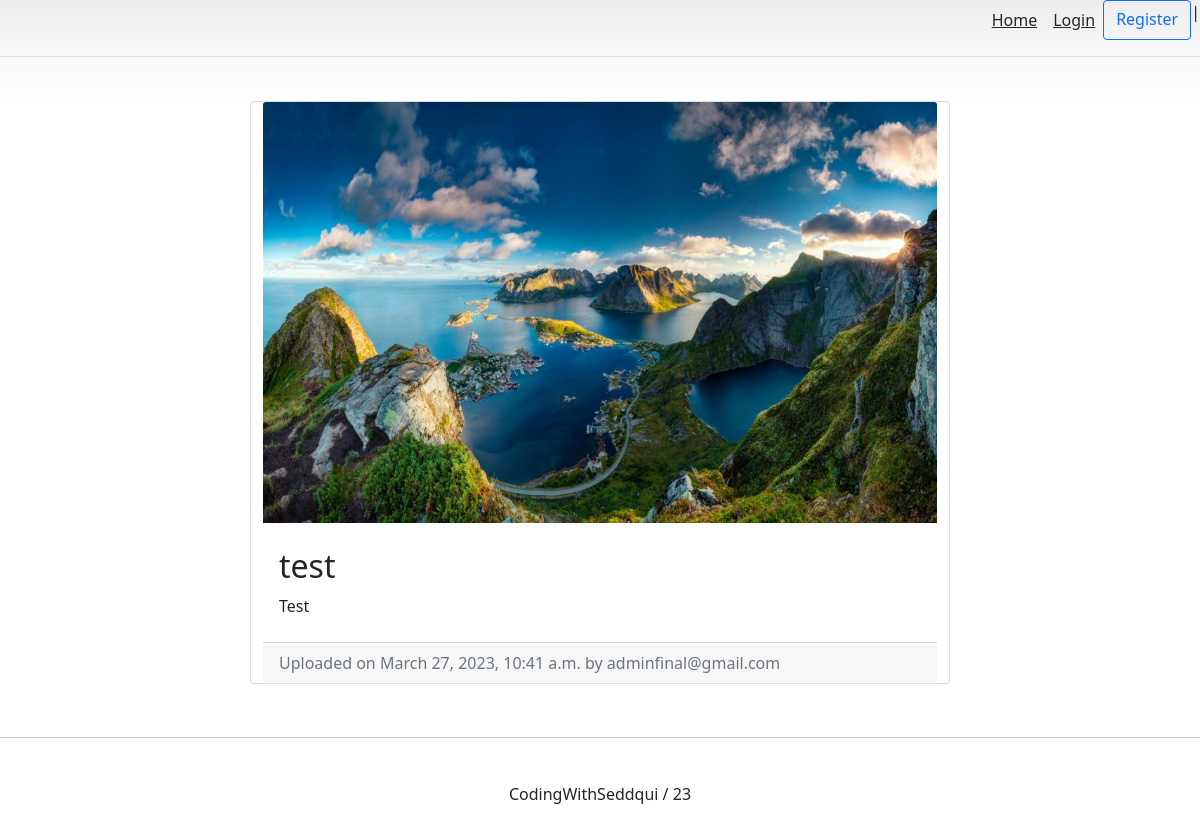
Screenshot of /blog/adminfinal_test with the database file from the repository.
### blog/models.py (models this page shows, shortened)
class BlogPost(models.Model):
    title          =models.CharField(max_length=50, null=False, blank=False)
    body           =models.TextField(max_length=5000, null=False, blank=False)
    image          =models.ImageField(upload_to=upload_location, null=False, blank=False)
    date_published =models.DateTimeField(auto_now=True, verbose_name="date published")
    date_updated   =models.DateTimeField(auto_now=True, verbose_name="date updated")
    author         =models.ForeignKey(settings.AUTH_USER_MODEL, on_delete=models.CASCADE)
    slug           = models.SlugField(blank=True, unique=True)

### account/models.py (models this page shows, shortened)
class Account(AbstractBaseUser):
    email=models.EmailField(verbose_name="email", max_length=60, unique=True)
    username=models.CharField(max_length=30, unique=True)
    date_joined=models.DateTimeField(verbose_name="date joined", auto_now_add=True)
    last_login=models.DateTimeField(verbose_name="last_login", auto_now_add=True)
    is_admin=models.BooleanField(default=False)
    is_active=models.BooleanField(default=True)
    is_staff=models.BooleanField(default=False)
    is_Superuser=models.BooleanField(default=False)
    USERNAME_FIELD='email'
    REQUIRED_FIELDS=['username', ]
    objects=MyAccountManager()
    def __str__(self):
        return self.email

### blog/views.py (the view)
# urls.py: path('<slug>', detail_blog_view, name="detail"),
def detail_blog_view(request, slug):
    context={}
    blog_post=get_object_or_404 (BlogPost, slug=slug)
    context['blog_post']=blog_post
    return render(request, 'blog/detail_blog.html', context)

### blog/templates/blog/detail_blog.html (shortened to what this page needs)
{% extends 'base.html' %}
{% block content %}
<div class="container">
    <div class="row">
        <div class="card m-auto">
            <img class="card-img-top" src="{{ blog_post.image.url }}" alt="it is an image">
            <div class="card-body my-2">
                <h2 class="card-title">{{blog_post.title }}</h2>
                <p class="card-text">{{blog_post.body | safe }}</p>
            </div>
            <div class="card-footer text-muted">
                Uploaded on {{blog_post.date_published}} by {{blog_post.author}}
            </div>
        </div>
    </div>
</div>
{% endblock content %}

### templates/snippets/header.html (style rules this page uses)
body { background-image: linear-gradient(180deg, #eee, #fff 100px, #fff); }
.container { max-width: 960px; }

### templates/snippets/base_css.html (style rules this page uses)
body { background-color: #f2f2f2; }

### blog/templates/blog/detail_blog.html (style rules this page uses)
.card { max-width: 700px; }
.container { padding: 20px; }

### rows the page displays
BlogPost: image (picture), title "test", body "Test", date_published "March 27, 2023, 10:41 a.m.", author "adminfinal@gmail.com"
